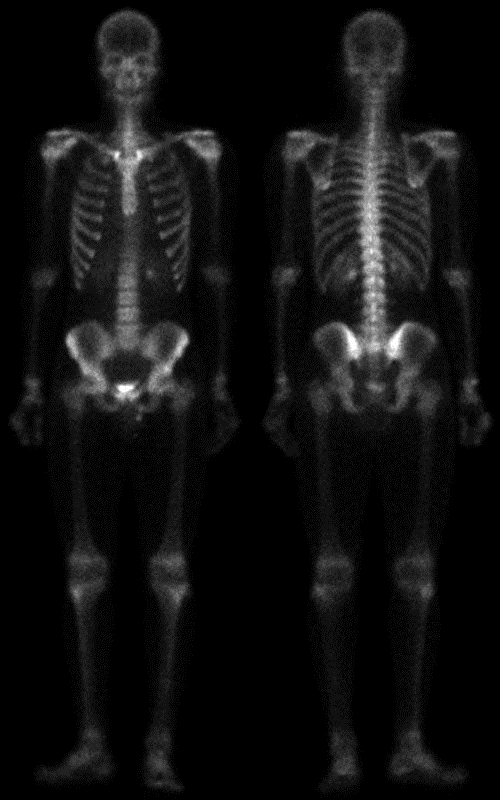
#> input picture Sharpening/HW2_test_image/skeleton_orig.bmp, 500 x 800 px; its folder holds only this picture in this run
$ python imgsharpenin.py
#> lines starting #> are read from the running program, lines starting #| are printed output that depends on the picture
import numpy as np
import cv2
import os

def Conv2D(img:np.ndarray, mask:np.ndarray)->np.ndarray:

    def padding(img:np.ndarray, extnum=(1,1))->np.ndarray:
        padding_img = np.copy(img)
        padding_aix = [np.vstack, np.hstack]
        for i, m in enumerate(padding_aix):
            s = padding_img.shape[1-i]
            p = np.zeros((extnum[0],s))
            if i%2 == 1:
                p = p.T
            padding_img = m((p, padding_img, p))
        return padding_img

    pimg = padding(img=img, extnum=(1,1))
    s = pimg.shape
    block_row_indices = np.arange(s[0]-2).reshape(-1,1) + np.arange(mask.shape[0])
    block_col_indices = np.arange(s[1]-2).reshape(-1,1) + np.arange(mask.shape[1])
    block_row = pimg[block_row_indices,:]
    blocks = np.transpose(block_row, (0,2,1))[:, block_col_indices]
    blocks = np.transpose(blocks, (0,1,3,2))
    return ((blocks*mask).sum(axis=(2,3)))


class IMGSharpler():

    def __init__(self) -> None:

        self.__lp_mask = np.array(
            [[0,-1,0],
            [-1,4,-1],
            [0,-1,0]], dtype=np.float64
        )

        self.__strong_lp_mask = np.array(
            [[-1,-1,-1],
            [-1,8,-1],
            [-1,-1,-1]], dtype=np.float64
        )

    def Laplacian_Sharpening(self, img:np.ndarray, strong_mask=False, A=1)->np.ndarray:

        if strong_mask:
            m = self.__strong_lp_mask.copy()
        else:
            m = self.__lp_mask.copy()

        m[1][1] = m[1][1] + A

        e = Conv2D(img=img.astype(np.float64), mask=m)
        #clip(e, 0, 255)
        e = e.astype(np.uint8)
        return e


def makepath(p):
    if not os.path.exists(p):
        os.mkdir(p)
    return p


def read_test_images(root)->list:
#> called with root = 'HW2_test_image'
    imginfo = []
    for r, _, f in os.walk(root):
        for fi in f:
            fs = os.path.join(r, fi)
            dpos = fi.rfind(".")

            imginfo.append(
                {
                    'fname':fi,
                    'name':fi[:dpos],
                    'img':cv2.imread(fs,cv2.IMREAD_GRAYSCALE)
                }
            )

    return imginfo

def main():
    testimgs_info = read_test_images(
        root=os.path.join("HW2_test_image")
    )

    resultroot = makepath(os.path.join("result"))

    Sharpler=IMGSharpler()

    A = [1.0 ,1.5, 1.7, 2.0]
    print(f"Using High boost filter : A = {A} ")
    for imginfo in testimgs_info:
        print()
        print(imginfo['fname'])


        savefolder = makepath(
            os.path.join(resultroot,f"{imginfo['name']}")
        )

        print("Mask center = -4 : ")
        elist = []
        for a in A:
            elist.append(
                Sharpler.Laplacian_Sharpening(
                    img=imginfo['img'] , strong_mask=False, A=a
                )
            )


        s4 = makepath(os.path.join(savefolder,"center_neg_4"))
        print(f"save at : {s4}")
        for e,a in zip(elist,A):
            ret = cv2.imwrite(
                os.path.join(s4, f"A{a*10:.0f}{imginfo['fname']}"),e
            )


        print("Mask center = -8 : ")
        e1list = []
        for a in A:
            e1list.append(
                Sharpler.Laplacian_Sharpening(
                    img=imginfo['img'], strong_mask=True, A=a
                )
            )

        s8 = makepath(os.path.join(savefolder,"center_neg_8"))
        print(f"save at : {s8}")
        for e1, a in zip(e1list, A):
            ret = cv2.imwrite(
                os.path.join(s8, f"A{a*10:.0f}{imginfo['fname']}"),e1
            )
#> this loop made 1 pass
#| skeleton_orig.bmp
#| Mask center = -4 :
#| save at : result/skeleton_orig/center_neg_4
#| Mask center = -8 :
#| save at : result/skeleton_orig/center_neg_8
#> pass 1, in Laplacian_Sharpening, `e = Conv2D(img=img.astype(np.float64), mask=m)`:
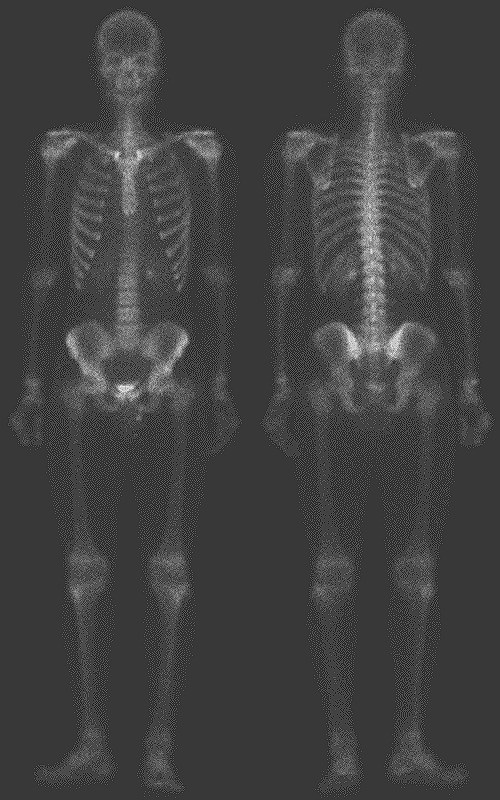
#> e: shape (800, 500) float64; min -102, max 357, mean 16.9; drawn with min black and max white
#> pass 1, in Laplacian_Sharpening, `e = e.astype(np.uint8)`:
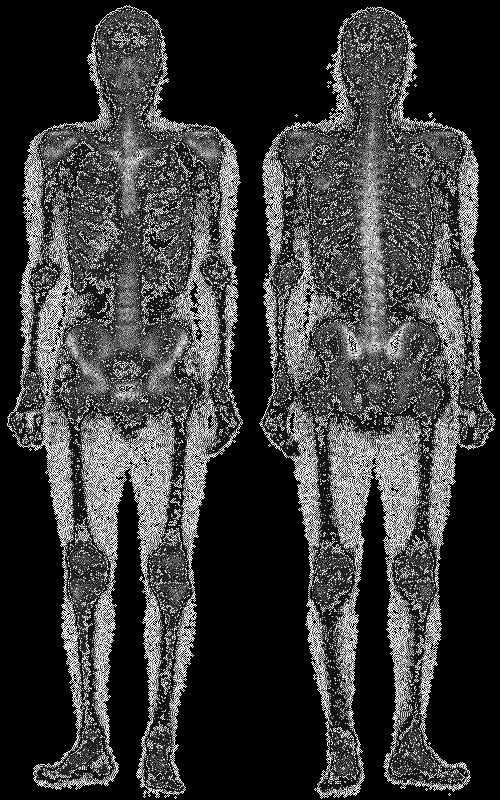
#> e: shape (800, 500); min 0, max 255, mean 57.9


if __name__ == "__main__":
    main()
